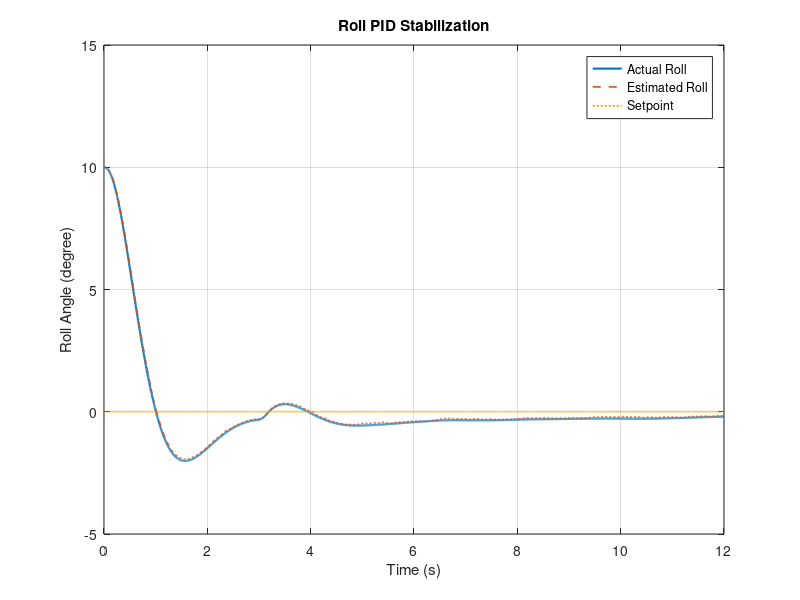
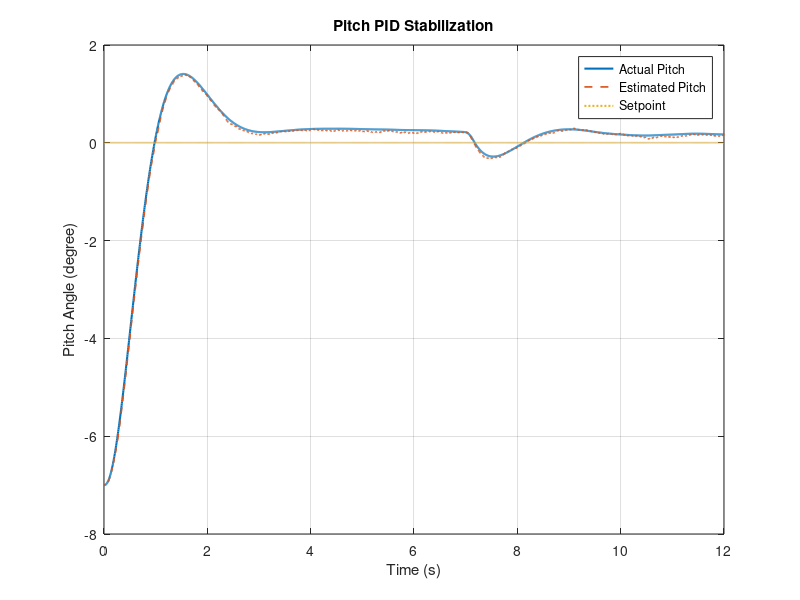
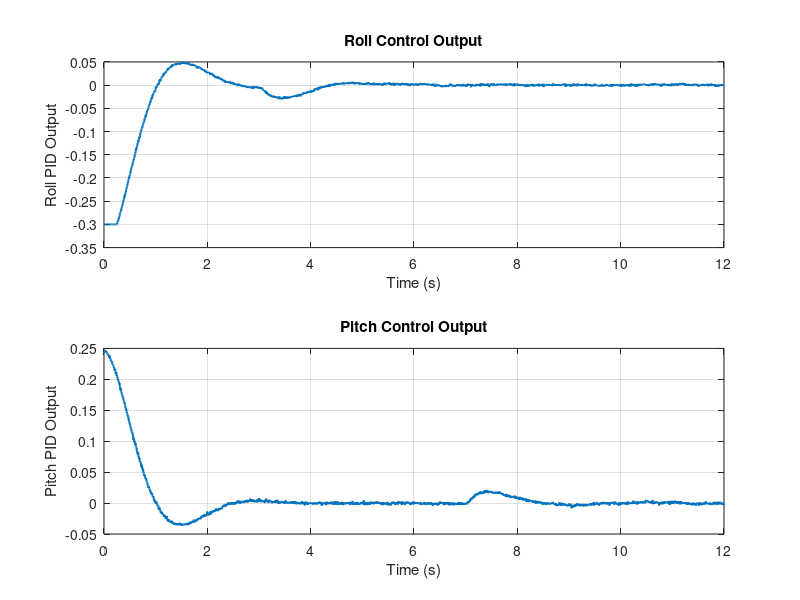
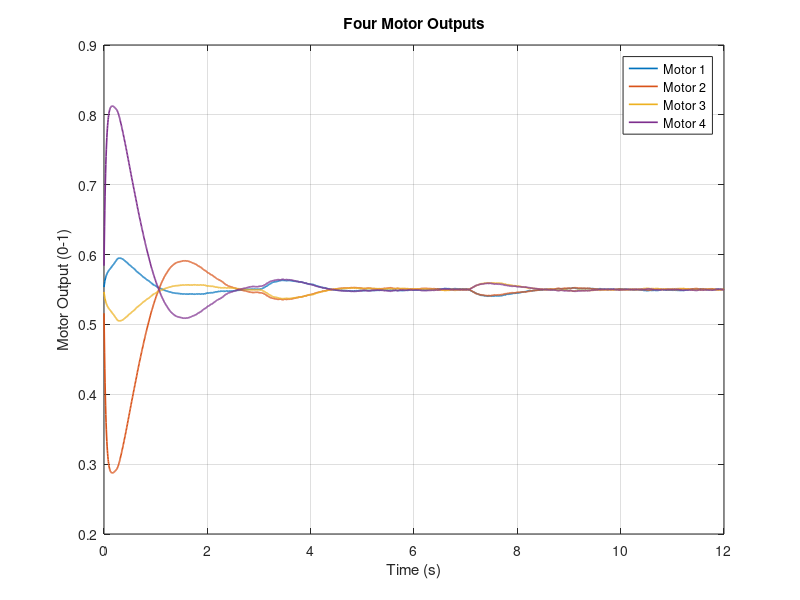

Write MATLAB code to recreate these figures, in order.
clc;
clear;
close all;

%% =========================================================
% UAV PID SIMULATION - 2 AXIS ROLL & PITCH
% PID + MPU6050-like sensor noise + Complementary Filter
% 4 Motor Mixer + Motor Dynamics + External Disturbance
%% =========================================================

%% 1. SIMULATION PARAMETERS
dt = 0.005;              % Sample time (s)
T  = 12;                 % Simulation time (s)
t  = 0:dt:T;
N  = length(t);

%% 2. UAV SIMPLIFIED DYNAMICS
K_roll  = 90;            % Roll torque gain
K_pitch = 90;            % Pitch torque gain

D_roll  = 2.5;           % Roll damping
D_pitch = 2.5;           % Pitch damping

motor_tau = 0.04;        % Motor response time constant

%% 3. PID PARAMETERS
% Roll PID
Kp_roll = 0.035;
Ki_roll = 0.004;
Kd_roll = 0.0025;

% Pitch PID
Kp_pitch = 0.035;
Ki_pitch = 0.004;
Kd_pitch = 0.0025;

%% 4. SETPOINT
roll_setpoint  = 0;      % Degree
pitch_setpoint = 0;      % Degree

%% 5. INITIAL CONDITIONS
roll_angle  = 10;        % Initial roll angle (degree)
pitch_angle = -7;        % Initial pitch angle (degree)

roll_rate  = 0;           % deg/s
pitch_rate = 0;           % deg/s

%% 6. PID VARIABLES
roll_integral  = 0;
pitch_integral = 0;

roll_integral_limit  = 30;
pitch_integral_limit = 30;

%% 7. MOTOR PARAMETERS
base_throttle = 0.55;

motor_min = 0;
motor_max = 1;

motor = ones(4,1) * base_throttle;

motor_command = ones(4,1) * base_throttle;

%% 8. SENSOR PARAMETERS
gyro_noise_std = 0.5;       % deg/s
acc_noise_std  = 0.15;      % degree

gyro_roll_bias  = 0.2;      % deg/s
gyro_pitch_bias = -0.15;    % deg/s

alpha_filter = 0.98;

%% 9. COMPLEMENTARY FILTER
roll_estimated  = roll_angle;
pitch_estimated = pitch_angle;

%% 10. DATA STORAGE
roll_log         = zeros(1,N);
pitch_log        = zeros(1,N);

roll_est_log     = zeros(1,N);
pitch_est_log    = zeros(1,N);

roll_acc_log     = zeros(1,N);
pitch_acc_log    = zeros(1,N);

roll_rate_log    = zeros(1,N);
pitch_rate_log   = zeros(1,N);

roll_pid_log     = zeros(1,N);
pitch_pid_log    = zeros(1,N);

motor_log        = zeros(4,N);

roll_set_log     = zeros(1,N);
pitch_set_log    = zeros(1,N);

%% 11. SIMULATION LOOP
for k = 1:N

    %% A. Simulated sensor readings

    gyro_roll_measured = roll_rate ...
        + gyro_roll_bias ...
        + gyro_noise_std * randn();

    gyro_pitch_measured = pitch_rate ...
        + gyro_pitch_bias ...
        + gyro_noise_std * randn();

    accel_roll_measured = roll_angle ...
        + acc_noise_std * randn();

    accel_pitch_measured = pitch_angle ...
        + acc_noise_std * randn();

    %% B. Complementary Filter

    roll_estimated = alpha_filter * ...
        (roll_estimated + gyro_roll_measured * dt) ...
        + (1-alpha_filter) * accel_roll_measured;

    pitch_estimated = alpha_filter * ...
        (pitch_estimated + gyro_pitch_measured * dt) ...
        + (1-alpha_filter) * accel_pitch_measured;

    %% C. PID ROLL

    roll_error = roll_setpoint - roll_estimated;

    roll_integral = roll_integral + roll_error * dt;

    roll_integral = max(min(roll_integral, ...
        roll_integral_limit), -roll_integral_limit);

    roll_pid = Kp_roll * roll_error ...
             + Ki_roll * roll_integral ...
             - Kd_roll * gyro_roll_measured;

    %% D. PID PITCH

    pitch_error = pitch_setpoint - pitch_estimated;

    pitch_integral = pitch_integral + pitch_error * dt;

    pitch_integral = max(min(pitch_integral, ...
        pitch_integral_limit), -pitch_integral_limit);

    pitch_pid = Kp_pitch * pitch_error ...
              + Ki_pitch * pitch_integral ...
              - Kd_pitch * gyro_pitch_measured;

    %% E. LIMIT PID OUTPUT

    roll_pid = max(min(roll_pid, 0.30), -0.30);
    pitch_pid = max(min(pitch_pid, 0.30), -0.30);

    %% F. 4-MOTOR MIXER

    % Motor layout:
    %
    %          FRONT
    %
    %       M1       M2
    %
    %
    %       M4       M3
    %
    %          REAR
    %
    % Roll:  right - left
    % Pitch: rear - front

    motor_command(1) = base_throttle ...
                     - roll_pid/2 ...
                     - pitch_pid/2;

    motor_command(2) = base_throttle ...
                     + roll_pid/2 ...
                     - pitch_pid/2;

    motor_command(3) = base_throttle ...
                     + roll_pid/2 ...
                     + pitch_pid/2;

    motor_command(4) = base_throttle ...
                     - roll_pid/2 ...
                     + pitch_pid/2;

    %% G. MOTOR LIMIT

    motor_command = max(min(motor_command, motor_max), motor_min);

    %% H. MOTOR DYNAMICS

    for m = 1:4

        motor(m) = motor(m) ...
                  + (motor_command(m) - motor(m)) ...
                  * dt / motor_tau;

    end

    %% I. MOTOR DIFFERENTIAL

    roll_motor_diff = ...
        (motor(2) + motor(3)) ...
        - (motor(1) + motor(4));

    pitch_motor_diff = ...
        (motor(3) + motor(4)) ...
        - (motor(1) + motor(2));

    %% J. EXTERNAL DISTURBANCE

    disturbance_roll = 0;
    disturbance_pitch = 0;

    % Roll disturbance
    if t(k) >= 3 && t(k) <= 3.15
        disturbance_roll = 20;
    end

    % Pitch disturbance
    if t(k) >= 7 && t(k) <= 7.15
        disturbance_pitch = -15;
    end

    %% K. UAV ANGULAR DYNAMICS

    roll_acceleration = K_roll * roll_motor_diff ...
                      - D_roll * roll_rate ...
                      + disturbance_roll;

    pitch_acceleration = K_pitch * pitch_motor_diff ...
                       - D_pitch * pitch_rate ...
                       + disturbance_pitch;

    %% L. UPDATE ANGULAR RATE

    roll_rate = roll_rate + roll_acceleration * dt;

    pitch_rate = pitch_rate + pitch_acceleration * dt;

    %% M. UPDATE ANGLES

    roll_angle = roll_angle + roll_rate * dt;

    pitch_angle = pitch_angle + pitch_rate * dt;

    %% N. SAVE DATA

    roll_log(k) = roll_angle;
    pitch_log(k) = pitch_angle;

    roll_est_log(k) = roll_estimated;
    pitch_est_log(k) = pitch_estimated;

    roll_acc_log(k) = accel_roll_measured;
    pitch_acc_log(k) = accel_pitch_measured;

    roll_rate_log(k) = roll_rate;
    pitch_rate_log(k) = pitch_rate;

    roll_pid_log(k) = roll_pid;
    pitch_pid_log(k) = pitch_pid;

    motor_log(:,k) = motor;

    roll_set_log(k) = roll_setpoint;
    pitch_set_log(k) = pitch_setpoint;

end

%% =========================================================
% 12. PLOT ROLL ANGLE
%% =========================================================

figure('Name','Roll Angle','NumberTitle','off');

plot(t, roll_log, 'LineWidth', 1.5);
hold on;

plot(t, roll_est_log, '--', 'LineWidth', 1.2);

plot(t, roll_set_log, ':', 'LineWidth', 1.5);

grid on;

xlabel('Time (s)');
ylabel('Roll Angle (degree)');

title('Roll PID Stabilization');

legend('Actual Roll', ...
       'Estimated Roll', ...
       'Setpoint', ...
       'Location','best');

%% =========================================================
% 13. PLOT PITCH ANGLE
%% =========================================================

figure('Name','Pitch Angle','NumberTitle','off');

plot(t, pitch_log, 'LineWidth', 1.5);
hold on;

plot(t, pitch_est_log, '--', 'LineWidth', 1.2);

plot(t, pitch_set_log, ':', 'LineWidth', 1.5);

grid on;

xlabel('Time (s)');
ylabel('Pitch Angle (degree)');

title('Pitch PID Stabilization');

legend('Actual Pitch', ...
       'Estimated Pitch', ...
       'Setpoint', ...
       'Location','best');

%% =========================================================
% 14. PLOT PID OUTPUT
%% =========================================================

figure('Name','PID Output','NumberTitle','off');

subplot(2,1,1);

plot(t, roll_pid_log, 'LineWidth', 1.5);

grid on;

xlabel('Time (s)');
ylabel('Roll PID Output');

title('Roll Control Output');

subplot(2,1,2);

plot(t, pitch_pid_log, 'LineWidth', 1.5);

grid on;

xlabel('Time (s)');
ylabel('Pitch PID Output');

title('Pitch Control Output');

%% =========================================================
% 15. PLOT MOTOR OUTPUT
%% =========================================================

figure('Name','Motor Outputs','NumberTitle','off');

plot(t, motor_log(1,:), 'LineWidth', 1.2);
hold on;

plot(t, motor_log(2,:), 'LineWidth', 1.2);

plot(t, motor_log(3,:), 'LineWidth', 1.2);

plot(t, motor_log(4,:), 'LineWidth', 1.2);

grid on;

xlabel('Time (s)');
ylabel('Motor Output (0-1)');

title('Four Motor Outputs');

legend('Motor 1','Motor 2','Motor 3','Motor 4', ...
       'Location','best');

%% =========================================================
% 16. PLOT ANGULAR RATE
%% =========================================================

figure('Name','Angular Rate','NumberTitle','off');

subplot(2,1,1);

plot(t, roll_rate_log, 'LineWidth', 1.2);

grid on;

xlabel('Time (s)');
ylabel('Roll Rate (deg/s)');

title('Roll Angular Rate');

subplot(2,1,2);

plot(t, pitch_rate_log, 'LineWidth', 1.2);

grid on;

xlabel('Time (s)');
ylabel('Pitch Rate (deg/s)');

title('Pitch Angular Rate');

%% =========================================================
% 17. PERFORMANCE ANALYSIS
%% =========================================================

settling_band = 1.0;  % +/-1 degree

roll_settling_time = NaN;
pitch_settling_time = NaN;

% Roll settling time
for k = 1:N

    if all(abs(roll_log(k:end)) < settling_band)

        roll_settling_time = t(k);
        break;

    end

end

% Pitch settling time
for k = 1:N

    if all(abs(pitch_log(k:end)) < settling_band)

        pitch_settling_time = t(k);
        break;

    end

end

roll_overshoot = max(abs(roll_log));

pitch_overshoot = max(abs(pitch_log));

roll_final_error = abs(roll_log(end) - roll_setpoint);

pitch_final_error = abs(pitch_log(end) - pitch_setpoint);

%% =========================================================
% 18. PRINT RESULTS
%% =========================================================

fprintf('\n========================================\n');
fprintf('       UAV PID SIMULATION RESULTS\n');
fprintf('========================================\n');

fprintf('Roll settling time: %.3f s\n', roll_settling_time);

fprintf('Pitch settling time: %.3f s\n', pitch_settling_time);

fprintf('Maximum Roll angle: %.3f deg\n', roll_overshoot);

fprintf('Maximum Pitch angle: %.3f deg\n', pitch_overshoot);

fprintf('Final Roll error: %.4f deg\n', roll_final_error);

fprintf('Final Pitch error: %.4f deg\n', pitch_final_error);

fprintf('========================================\n');
